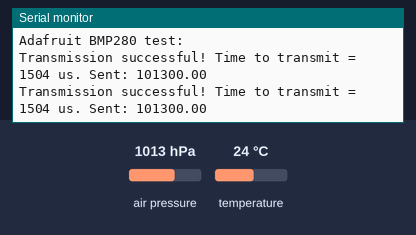
The sketch below on a simulated Arduino Uno, built with avr-gcc and run on an emulated ATmega328P. Shown: the last lines printed to the serial monitor. Inputs (shaded band) come from the test bench; at power-on: air pressure 1013 hPa, temperature 24 °C. No radio packets arrive unless stated.

Above: at 1.8 s.
1.9 s: air pressure set to 952 hPa
At 2.8 s:
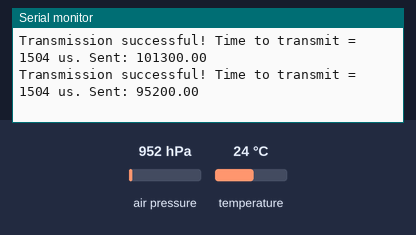
3.4 s: air pressure set to 975 hPa
At 4.8 s:
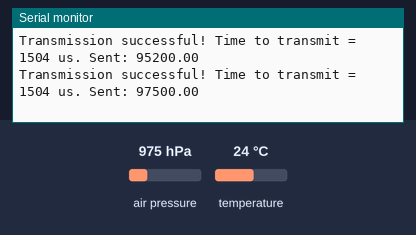
Timing chart, 0 to 6.4 s (numbered marks = the images above; inputs shaded):
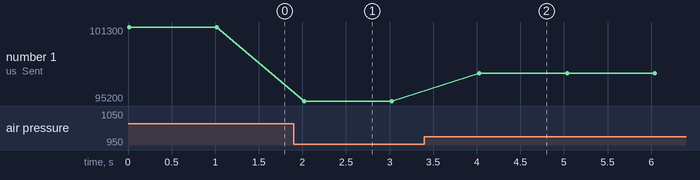

Measured:
- after the input at 1.9 s, the serial monitor: prints a new line after 0.12 s (image 1)
- after the input at 3.4 s, the serial monitor: prints a new line after 0.63 s (image 2)
- plotted number 1: 101300 → 95200 after the input at 1.9 s, 95200 → 97500 after the input at 3.4 s

The sketch:

pressure-altitude.ino
```cpp
/*
 * RF Transmitter module
 * with:
 *
 * Mission - Pressure/altitude
 * Sensor - BMP280
 * V1
 * 2024-03-21
 *
 * Vin to Arduino 3.3V pin
 * GND to GND
 * SCL to Arduino SCL pin (A5)
 * SDA to Arduino SDA pin (A4)
 *
 */

//Generally important
#include <SPI.h>

//RF24 Libraries
#include "printf.h"
#include "RF24.h"

//module libraries
#include <Wire.h>
#include <Adafruit_Sensor.h>
#include <Adafruit_BMP280.h>


// instantiate an object for the nRF24L01 transceiver
RF24 radio(7, 8);  // using pin 7 for the CE pin, and pin 8 for the CSN pin

// Let these addresses be used for the pair
uint8_t address[][6] = { "1Node", "2Node" };
bool radioNumber = 1;  // 0 uses address[0] to transmit, 1 uses address[1] to transmit
bool role = true;  // true = TX role, false = RX role
float payload[2] = {0.0, 0.0};

//modeule setup
Adafruit_BMP280 bmp;


void setup() {

  //Serial & RF initialization
  Serial.begin(115200);
  while (!Serial) {
    // some boards need to wait to ensure access to serial over USB
  }

  // initialize the transceiver on the SPI bus
  if (!radio.begin()) {
    Serial.println(F("radio hardware is not responding!!"));
    while (1) {}  // hold in infinite loop
  }

  // print example's introductory prompt
  Serial.println(F("Explora test board - Transmitter"));

  // To set the radioNumber via the Serial monitor on startup
  //Serial.println(F("Which radio is this? Enter '0' or '1'. Defaults to '0'"));
  //while (!Serial.available()) {
    // wait for user input
  //}
  //char input = Serial.parseInt();
  //radioNumber = input == 1;
  Serial.print(F("radioNumber = "));
  Serial.println((int)radioNumber);

  // Set the PA Level low to try preventing power supply related problems
  // because these examples are likely run with nodes in close proximity to
  // each other.
  radio.setPALevel(RF24_PA_LOW);  // RF24_PA_MAX is default.

  // save on transmission time by setting the radio to only transmit the
  // number of bytes we need to transmit a float
  radio.setPayloadSize(sizeof(payload));  // float datatype occupies 4 bytes

  // set the TX address of the RX node into the TX pipe
  radio.openWritingPipe(address[radioNumber]);  // always uses pipe 0

  // set the RX address of the TX node into a RX pipe
  radio.openReadingPipe(1, address[!radioNumber]);  // using pipe 1

  // additional setup specific to the node's role
  if (role) {
    radio.stopListening();  // put radio in TX mode
  } else {
    radio.startListening();  // put radio in RX mode
  }

  //Current module
  bmp.begin(115200);
  Serial.println("Adafruit BMP280 test: ");

}  // setup

void loop() {

  if (role) {
    //Get sensor data
    payload[0] = bmp.readPressure();
    payload[1] = bmp.readTemperature();

    // This device is a TX node

    //Transmit
    unsigned long start_timer = micros();                // start the timer
    bool report = radio.write(&payload, sizeof(payload));  // transmit & save the report
    unsigned long end_timer = micros();                  // end the timer

    if (report) {
      Serial.print(F("Transmission successful! "));  // payload was delivered
      Serial.print(F("Time to transmit = "));
      Serial.print(end_timer - start_timer);  // print the timer result
      Serial.print(F(" us. Sent: "));
      Serial.println(payload[0]);  // print payload sent
      //payload += 0.01;          // increment float payload
    } else {
      Serial.println(F("Transmission failed or timed out"));  // payload was not delivered
    }

    // to make this example readable in the serial monitor
    delay(1000);  // slow transmissions down by 1 second

  } else {
    // This device is a RX node

    uint8_t pipe;
    if (radio.available(&pipe)) {              // is there a payload? get the pipe number that recieved it
      uint8_t bytes = radio.getPayloadSize();  // get the size of the payload
      radio.read(&payload, bytes);             // fetch payload from FIFO
      Serial.print(F("Received "));
      Serial.print(bytes);  // print the size of the payload
      Serial.print(F(" bytes on pipe "));
      Serial.print(pipe);  // print the pipe number
      Serial.print(F(": "));
      Serial.println(payload[0]);  // print the payload's value
    }
  }  // role

  if (Serial.available()) {
    // change the role via the serial monitor

    char c = toupper(Serial.read());
  }

}  // loop
```
